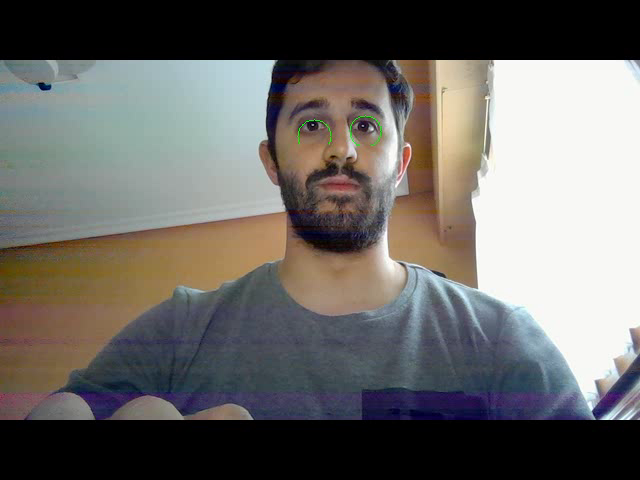
#> input picture frame 36 of Desafio11/desafio11_erode.avi, 640 x 480 px, given in place of the camera
$ jupyter execute desafio11.ipynb
#> lines starting #> are read from the running program, lines starting #| are printed output that depends on the picture
[cell 1]
import cv2
import numpy as np
import time
from matplotlib import pyplot as plt

[cell 2]
face_cascade = cv2.CascadeClassifier('haarcascade_frontalface_default.xml')
eye_cascade = cv2.CascadeClassifier('haarcascade_eye.xml')
kernel = np.ones((2,2),np.uint8)

[cell 3]
c = cv2.VideoCapture(0)
_,f = c.read()
#> f is the input picture: shape (480, 640, 3); mean B, G, R 102, 105, 107.3
out = cv2.VideoWriter('result.avi', cv2.VideoWriter_fourcc(*'XVID'), 20.0, (f.shape[1],f.shape[0]),1)

[cell 4]
radios = []
tiempo = []
start = time.time()

[cell 5]
# Procesamos cada frame del vídeo
while(c.isOpened()):
    ret, frame = c.read()
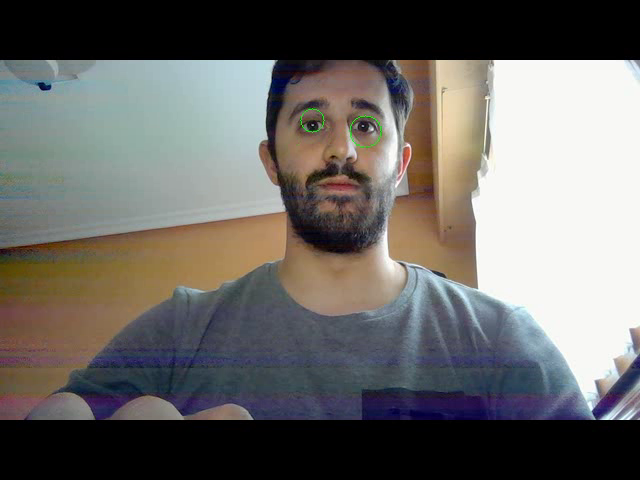
#> input picture frame 37 of Desafio11/desafio11_erode.avi, 640 x 480 px, given in place of the camera
#> frame is the input picture: shape (480, 640, 3); mean B, G, R 102.1, 104.8, 106.8
    if ret==True:
        gray = cv2.cvtColor(frame, cv2.COLOR_BGR2GRAY)
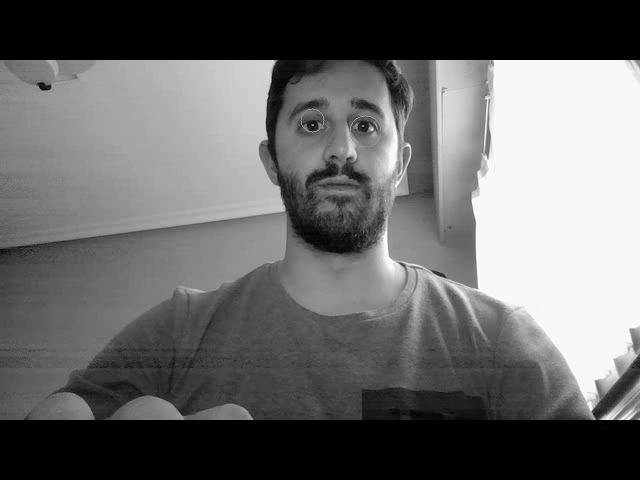
#> gray: shape (480, 640); min 0, max 255, mean 105.1

        # Para cada cara hallada, extraer la region de interés
        faces = face_cascade.detectMultiScale(gray, 1.3, 5)
#> faces = [[257, 62, 163, 163]]
        for (x,y,w,h) in faces:
            roi_gray = gray[y:y+h, x:x+w]
            roi_color = frame[y:y+h, x:x+w]

            # Para cada ojo, extraer la región de interés
            eyes = eye_cascade.detectMultiScale(roi_gray)
            for (ex,ey,ew,eh) in eyes:
                roi_eyes = roi_color[ey:ey+eh, ex:ex+ew]
                roi_eyes_gray = roi_gray[ey:ey+eh, ex:ex+ew]

                # aplicar una transformación morfológica y la transformada de Hough Circular
                roi_eyes_gray  = cv2.morphologyEx(roi_eyes_gray, cv2.MORPH_ERODE, kernel)
                circles = cv2.HoughCircles(roi_eyes_gray,cv2.HOUGH_GRADIENT,1,30,param1=100,param2=20,minRadius=5,maxRadius=50)

                # Dibujar cada círculo hallado
                if circles is not None:
                    circles = np.uint16(np.around(circles))
                    for i in circles[0,:]:
                        cv2.circle(roi_eyes,(i[0],i[1]),i[2],(0,255,0),1)
                    radios.append(i[2])
                else:
                    radios.append(-1)

                # Tomar el tiempo
                tiempo.append(time.time() - start)
#> this loop made 1 pass
#> (x, y, w, h, eyes) on pass 1: (257, 62, 163, 163, [[32, 40, 43, 43], [85, 44, 41, 41]])
#> pass 1, `roi_gray = gray[y:y+h, x:x+w]`:
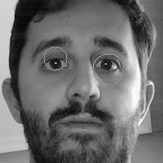
#> roi_gray: shape (163, 163); min 4, max 255, mean 108.6
#> pass 1, `roi_color = frame[y:y+h, x:x+w]`:
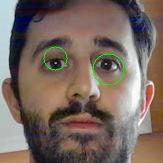
#> roi_color: shape (163, 163, 3); mean B, G, R 96.3, 105, 120.5
#> after the loop:
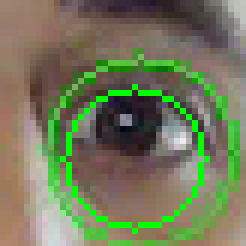
#> roi_eyes: shape (41, 41, 3) (shown 6 times larger); mean B, G, R 90.5, 121.2, 115.7
#> after the loop:
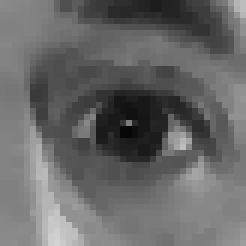
#> roi_eyes_gray: shape (41, 41) (shown 6 times larger); min 7, max 210, mean 103.4
#> after the loop, radios = [11, 12]; tiempo = [0.143, 0.143]

        # escribir el frame
        cv2.imshow('frame',frame)
        try:
            out.write(frame.astype('uint8'))
        except:
            print("Error: video frame did not write")

        if 0xFF & cv2.waitKey(5) == 27:
#> (key Esc is pressed here)
            break
    else:
        break

[cell 6]
c.release()
out.release()
cv2.destroyAllWindows()

[cell 7]
plt.plot(tiempo, radios, 'go')
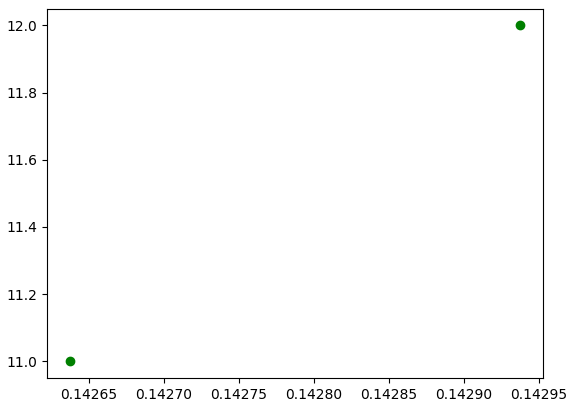
#> figure drawn by matplotlib, 1 panel

$ run again, starting later in the video
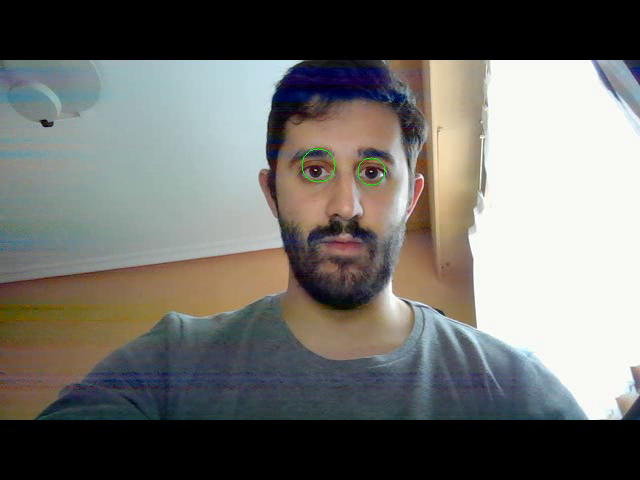
#> input picture frame 162 of Desafio11/desafio11_erode.avi, 640 x 480 px, given in place of the camera
#> f is the input picture: shape (480, 640, 3); mean B, G, R 107.9, 111.5, 111.9
#> faces = [[253, 98, 180, 180]]
#> the loop `for (x,y,w,h) in faces:` made 1 pass
#> (x, y, w, h, eyes) on pass 1: (253, 98, 180, 180, [[37, 48, 48, 48], [95, 52, 45, 45]])
#> pass 1, `roi_color = frame[y:y+h, x:x+w]`:
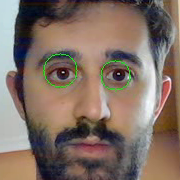
#> roi_color: shape (180, 180, 3); mean B, G, R 100.7, 111.4, 129.1
#> after the loop `for (x,y,w,h) in faces:`: radios = [12, 12]; tiempo = [0.158, 0.158]
#> `[cell 7] plt.plot(tiempo, radios, 'go')`:
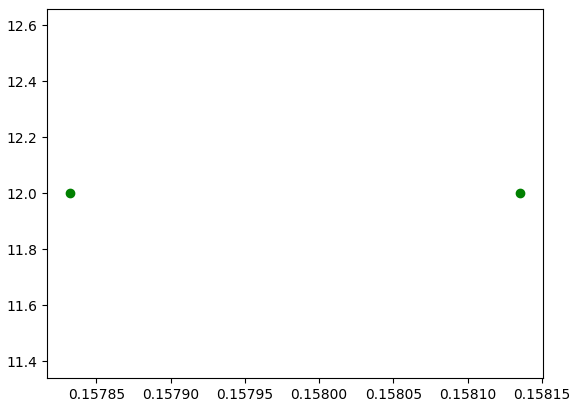
#> figure drawn by matplotlib, 1 panel

$ run again, starting later in the video
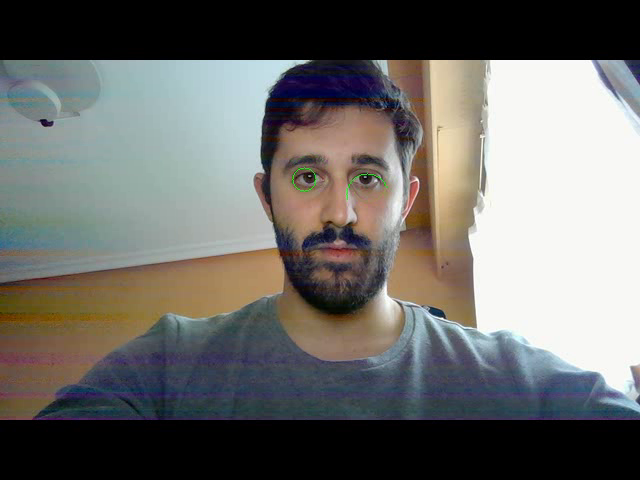
#> input picture frame 289 of Desafio11/desafio11_erode.avi, 640 x 480 px, given in place of the camera
#> f is the input picture: shape (480, 640, 3); mean B, G, R 105.3, 108.4, 109
#> faces = [[247, 108, 179, 179]]
#> the loop `for (x,y,w,h) in faces:` made 1 pass
#> (x, y, w, h, eyes) on pass 1: (247, 108, 179, 179, [[95, 47, 47, 47], [36, 42, 49, 49]])
#> pass 1, `roi_color = frame[y:y+h, x:x+w]`:
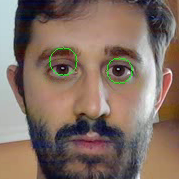
#> roi_color: shape (179, 179, 3); mean B, G, R 99.8, 110.7, 130.5
#> after the loop `for (x,y,w,h) in faces:`: radios = [17, 17]; tiempo = [0.152, 0.152]
#> `[cell 7] plt.plot(tiempo, radios, 'go')`:
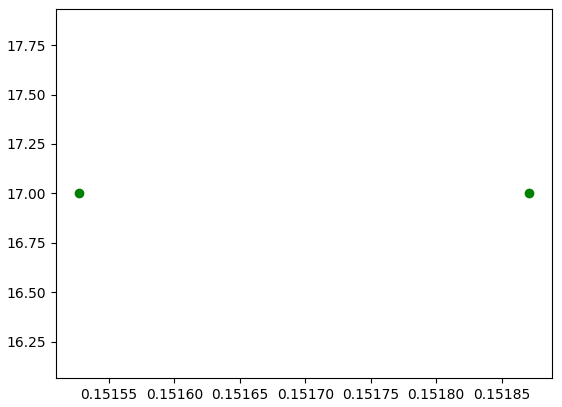
#> figure drawn by matplotlib, 1 panel
